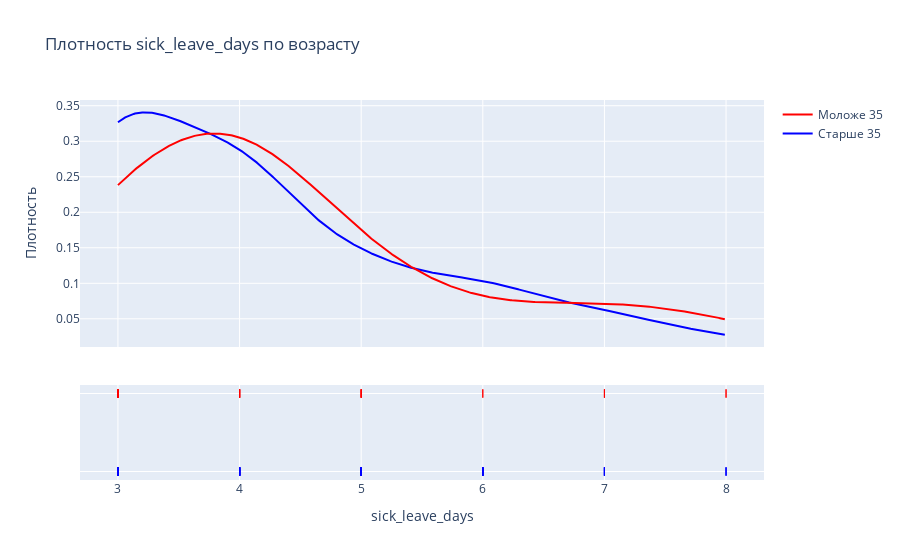

Write notebook code for a chart like this one.
### Markdown cell above
На графике плотности особенно видно, что распределения различаются незначительно

### Code cell
# График плотности
fig1 = ff.create_distplot(
    [older_data['sick_leave_days'], younger_data['sick_leave_days']],
    group_labels=[f'Старше {35}', f'Моложе {35}'],
    colors=['blue', 'red'],
    show_hist=False  # Hide histograms, show only density curves
)

fig1.update_layout(
    title='Плотность sick_leave_days по возрасту',
    xaxis=dict(title='sick_leave_days'),
    yaxis=dict(title='Плотность')
)

### Figure 1 — Plotly figure (JSON) as saved in the notebook; plotly's stock layout.template omitted (floating-point values rounded to 4 significant figures; data arrays with more than 128 entries replaced by an {"elided": "..."} marker saying what was removed)
{"data": [{"legendgroup": "Старше 35", "marker": {"color": "blue"}, "mode": "lines", "name": "Старше 35", "showlegend": true, "type": "scatter", "x": {"elided": "500 float values"}, "xaxis": "x", "y": {"elided": "500 float values"}, "yaxis": "y"}, {"legendgroup": "Моложе 35", "marker": {"color": "red"}, "mode": "lines", "name": "Моложе 35", "showlegend": true, "type": "scatter", "x": {"elided": "500 float values"}, "xaxis": "x", "y": {"elided": "500 float values"}, "yaxis": "y"}, {"legendgroup": "Старше 35", "marker": {"color": "blue", "symbol": "line-ns-open"}, "mode": "markers", "name": "Старше 35", "showlegend": false, "type": "scatter", "x": [5, 4, 5, 4, 3, 4, 3, 5, 3, 3, 3, 3, 3, 3, 5, 3, 4, 4, 7, 7, 3, 3, 5, 4, 4, 3, 4, 4, 6, 6, 4, 4, 3, 3, 3, 5, 3, 4, 3, 4, 3, 5, 3, 6, 4, 4, 4, 7, 3, 3, 4, 3, 6, 4, 7, 3, 4, 3, 3, 3, 3, 8, 8, 6, 5, 3, 4, 4, 5, 5, 6, 4, 6, 4, 6, 5, 5, 4, 6, 8, 6, 3, 3, 3, 4, 6, 7, 5, 3, 3, 7, 4, 4, 4, 3, 3, 5, 3, 4, 3, 4, 3, 4, 7, 3, 3, 4, 3, 5, 6, 3, 3, 4, 4, 3], "xaxis": "x", "y": ["Старше 35", "Старше 35", "Старше 35", "Старше 35", "Старше 35", "Старше 35", "Старше 35", "Старше 35", "Старше 35", "Старше 35", "Старше 35", "Старше 35", "Старше 35", "Старше 35", "Старше 35", "Старше 35", "Старше 35", "Старше 35", "Старше 35", "Старше 35", "Старше 35", "Старше 35", "Старше 35", "Старше 35", "Старше 35", "Старше 35", "Старше 35", "Старше 35", "Старше 35", "Старше 35", "Старше 35", "Старше 35", "Старше 35", "Старше 35", "Старше 35", "Старше 35", "Старше 35", "Старше 35", "Старше 35", "Старше 35", "Старше 35", "Старше 35", "Старше 35", "Старше 35", "Старше 35", "Старше 35", "Старше 35", "Старше 35", "Старше 35", "Старше 35", "Старше 35", "Старше 35", "Старше 35", "Старше 35", "Старше 35", "Старше 35", "Старше 35", "Старше 35", "Старше 35", "Старше 35", "Старше 35", "Старше 35", "Старше 35", "Старше 35", "Старше 35", "Старше 35", "Старше 35", "Старше 35", "Старше 35", "Старше 35", "Старше 35", "Старше 35", "Старше 35", "Старше 35", "Старше 35", "Старше 35", "Старше 35", "Старше 35", "Старше 35", "Старше 35", "Старше 35", "Старше 35", "Старше 35", "Старше 35", "Старше 35", "Старше 35", "Старше 35", "Старше 35", "Старше 35", "Старше 35", "Старше 35", "Старше 35", "Старше 35", "Старше 35", "Старше 35", "Старше 35", "Старше 35", "Старше 35", "Старше 35", "Старше 35", "Старше 35", "Старше 35", "Старше 35", "Старше 35", "Старше 35", "Старше 35", "Старше 35", "Старше 35", "Старше 35", "Старше 35", "Старше 35", "Старше 35", "Старше 35", "Старше 35", "Старше 35"], "yaxis": "y2"}, {"legendgroup": "Моложе 35", "marker": {"color": "red", "symbol": "line-ns-open"}, "mode": "markers", "name": "Моложе 35", "showlegend": false, "type": "scatter", "x": [4, 4, 3, 4, 3, 4, 4, 4, 3, 5, 6, 3, 3, 4, 5, 4, 8, 4, 6, 4, 7, 4, 7, 3, 8, 3, 4, 3, 4, 4, 3, 5, 7, 3, 5, 5], "xaxis": "x", "y": ["Моложе 35", "Моложе 35", "Моложе 35", "Моложе 35", "Моложе 35", "Моложе 35", "Моложе 35", "Моложе 35", "Моложе 35", "Моложе 35", "Моложе 35", "Моложе 35", "Моложе 35", "Моложе 35", "Моложе 35", "Моложе 35", "Моложе 35", "Моложе 35", "Моложе 35", "Моложе 35", "Моложе 35", "Моложе 35", "Моложе 35", "Моложе 35", "Моложе 35", "Моложе 35", "Моложе 35", "Моложе 35", "Моложе 35", "Моложе 35", "Моложе 35", "Моложе 35", "Моложе 35", "Моложе 35", "Моложе 35", "Моложе 35"], "yaxis": "y2"}], "layout": {"barmode": "overlay", "hovermode": "closest", "legend": {"traceorder": "reversed"}, "title": {"text": "Плотность sick_leave_days по возрасту"}, "xaxis": {"anchor": "y2", "domain": [0, 1], "title": {"text": "sick_leave_days"}, "zeroline": false}, "yaxis": {"anchor": "free", "domain": [0.35, 1], "position": 0, "title": {"text": "Плотность"}}, "yaxis2": {"anchor": "x", "domain": [0, 0.25], "dtick": 1, "showticklabels": false}}}
